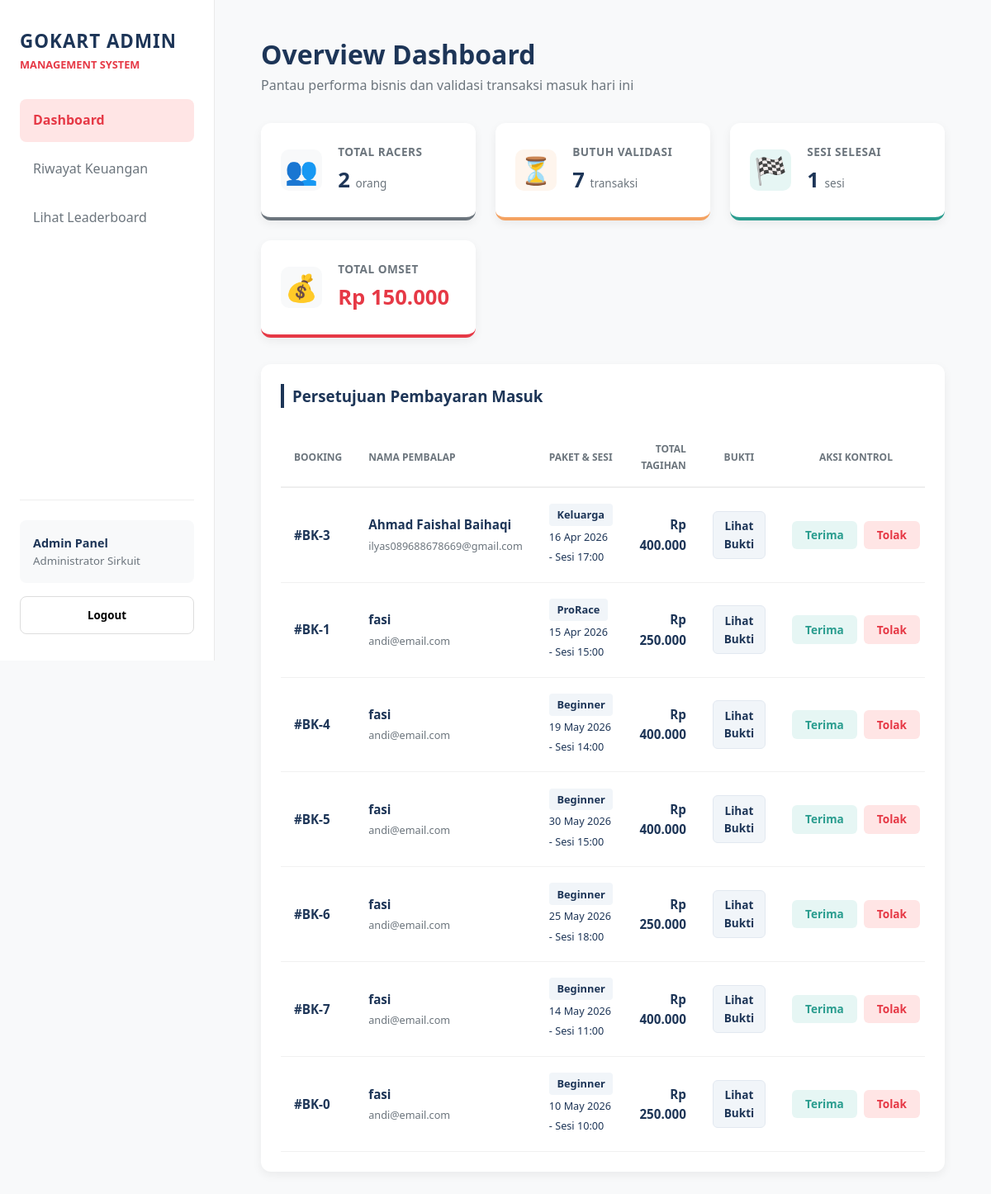
/admin/dashboard.php (signed in), run on an earlier commit of the app's database.
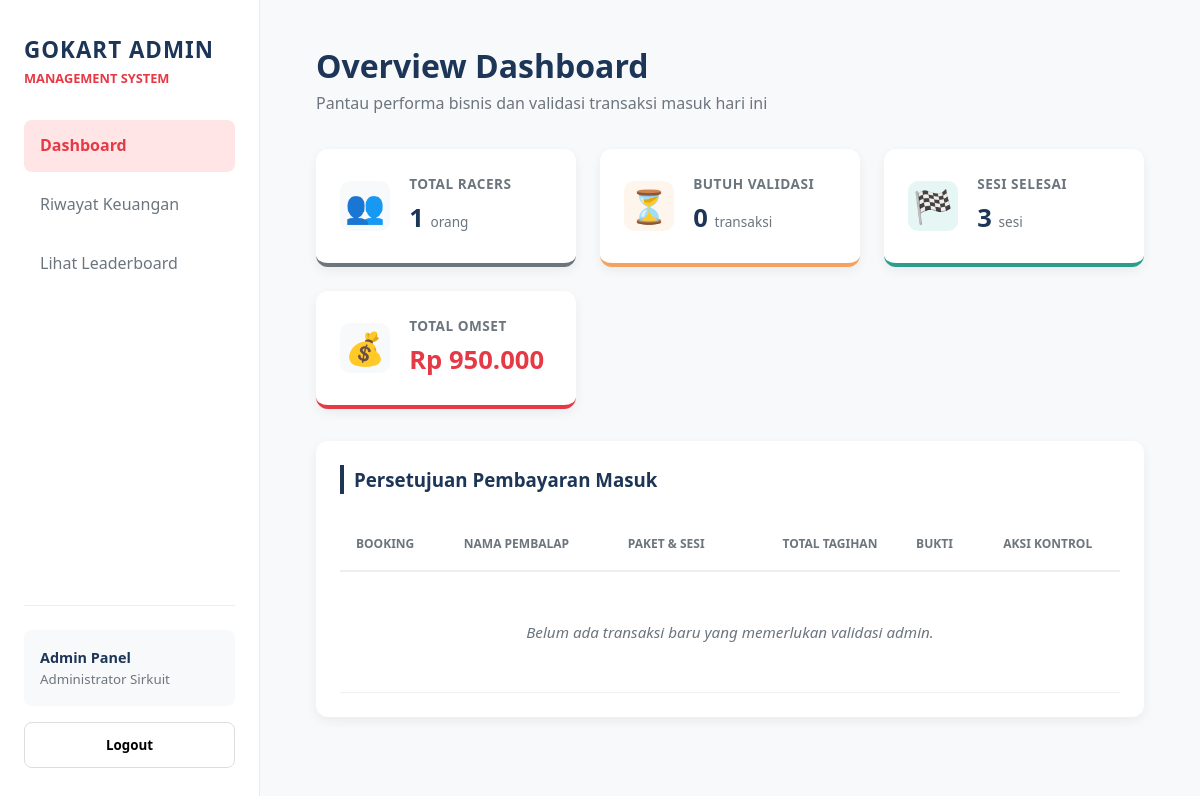
And on a later commit of the database.
### tables this page shows
CREATE TABLE `booking` (
  `id` int(11) NOT NULL,
  `user_id` int(11) DEFAULT NULL,
  `paket_id` int(11) DEFAULT NULL,
  `tanggal_booking` date DEFAULT NULL,
  `jam_booking` time DEFAULT NULL,
  `jumlah_orang` int(11) DEFAULT NULL,
  `total_harga` int(11) DEFAULT NULL,
  `status` enum('aktif','selesai','dibatalkan') DEFAULT 'aktif',
  `created_at` timestamp NOT NULL DEFAULT current_timestamp()
);

CREATE TABLE `users` (
  `id` int(11) NOT NULL,
  `nama_lengkap` varchar(100) NOT NULL,
  `nomor_hp` varchar(20) NOT NULL,
  `email` varchar(100) NOT NULL,
  `password` varchar(255) NOT NULL,
  `role` enum('admin','user') DEFAULT 'user',
  `created_at` timestamp NOT NULL DEFAULT current_timestamp(),
  `total_bermain` int(11) DEFAULT 0,
  `best_time` decimal(5,3) DEFAULT 99.999,
  `booking_aktif` int(11) DEFAULT 0
);

CREATE TABLE `paket_bermain` (
  `id` int(11) NOT NULL,
  `nama_paket` varchar(100) DEFAULT NULL,
  `deskripsi` varchar(255) DEFAULT NULL,
  `durasi_menit` int(11) DEFAULT NULL,
  `maksimal_orang` int(11) DEFAULT NULL,
  `harga` int(11) DEFAULT NULL
);

### admin/dashboard.php (the view, shortened to what this page needs)
<?php
require '../koneksi.php';
$total_users = mysqli_fetch_assoc(mysqli_query($koneksi, "SELECT COUNT(*) as total FROM users WHERE role = 'user'"))['total'];
$booking_masuk = mysqli_fetch_assoc(mysqli_query($koneksi, "SELECT COUNT(*) as total FROM booking WHERE status = 'aktif'"))['total'];
$booking_selesai = mysqli_fetch_assoc(mysqli_query($koneksi, "SELECT COUNT(*) as total FROM booking WHERE status = 'selesai'"))['total'];
$total_pendapatan = mysqli_fetch_assoc(mysqli_query($koneksi, "SELECT SUM(total_harga) as total FROM booking WHERE status = 'selesai'"))['total'];
$pembayaran_query = mysqli_query($koneksi, "
    SELECT b.*, u.nama_lengkap, u.email, p.nama_paket
    FROM booking b
    INNER JOIN users u ON b.user_id = u.id
    INNER JOIN paket_bermain p ON b.paket_id = p.id
    WHERE b.status = 'aktif'
    ORDER BY b.created_at ASC
");
?>
<!DOCTYPE html>
<html lang="id">
<head>
    <link rel="stylesheet" href="style-admin.css">
</head>
<body>
    <div class="container">
        <aside class="sidebar">
            <div class="sidebar-top">
                <div class="brand">
                    <h2>GoKart Admin</h2>
                    <p>Management System</p>
                </div>
            <ul class="nav-menu">
                <li><a href="dashboard.php" class="nav-link active"><span>Dashboard</span></a></li>
               <li><a href="riwayat_keuangan.php" class="nav-link"><span>Riwayat Keuangan</span></a></li>
               <li><a href="leaderboard.php" class="nav-link"><span>Lihat Leaderboard</span></a></li>
            </ul>
            </div>
            <div class="sidebar-bottom">
                <div class="sidebar-user">
                    <p><strong>Admin Panel</strong></p>
                    <small>Administrator Sirkuit</small>
                </div>
                <button class="logout-btn" onclick="if(confirm('Keluar dari panel admin?')) window.location.href='../logout.php'">
                    <span>Logout</span>
                </button>
            </div>
        </aside>
        <main class="main">
            <header class="header">
                <h1>Overview Dashboard</h1>
                <p>Pantau performa bisnis dan validasi transaksi masuk hari ini</p>
            </header>
            <section class="stats-grid">
                <div class="stat-card">
                    <span class="stat-icon">👥</span>
                    <div>
                        <h3>Total Racers</h3>
                        <p class="stat-number"><?= $total_users; ?> <span class="unit">orang</span></p>
                    </div>
                </div>
                <div class="stat-card alert-card">
                    <span class="stat-icon">⏳</span>
                    <div>
                        <h3>Butuh Validasi</h3>
                        <p class="stat-number"><?= $booking_masuk; ?> <span class="unit">transaksi</span></p>
                    </div>
                </div>
                <div class="stat-card success-card">
                    <span class="stat-icon">🏁</span>
                    <div>
                        <h3>Sesi Selesai</h3>
                        <p class="stat-number"><?= $booking_selesai; ?> <span class="unit">sesi</span></p>
                    </div>
                </div>
                <div class="stat-card money-card">
                    <span class="stat-icon">💰</span>
                    <div>
                        <h3>Total Omset</h3>
                        <p class="stat-number">Rp <?= number_format($total_pendapatan ?? 0, 0, ',', '.'); ?></p>
                    </div>
                </div>
            </section>
            <section class="card table-container" style="margin-top: 2rem;">
                <h3 style="border-left: 4px solid var(--dark); padding-left: 10px; margin-bottom: 1.5rem;">Persetujuan Pembayaran Masuk</h3>
                <div style="overflow-x: auto;">
                    <table class="admin-table">
                        <thead>
                            <tr>
                                <th>Booking</th>
                                <th>Nama Pembalap</th>
                                <th>Paket & Sesi</th>
                                <th style="text-align: right;">Total Tagihan</th>
                                <th style="text-align: center;">Bukti</th>
                                <th style="text-align: center;">Aksi Kontrol</th>
                            </tr>
                        </thead>
                        <tbody>
                            <?php if (mysqli_num_rows($pembayaran_query) == 0): ?>
                            <tr>
                                <td colspan="6" style="text-align: center; color: var(--gray); padding: 3rem; font-style: italic;">
                                    Belum ada transaksi baru yang memerlukan validasi admin.
                                </td>
                            </tr>
                            <?php else: ?>
                                <?php while ($row = mysqli_fetch_assoc($pembayaran_query)): ?>
                                <tr>
                                    <td><strong>#BK-<?= $row['id']; ?></strong></td>
                                    <td>
                                        <strong><?= htmlspecialchars($row['nama_lengkap']); ?></strong><br>
                                        <small style="color: var(--gray);"><?= htmlspecialchars($row['email']); ?></small>
                                    </td>
                                    <td>
                                        <span class="badge-paket"><?= htmlspecialchars($row['nama_paket']); ?></span><br>
                                        <small><?= date('d M Y', strtotime($row['tanggal_booking'])); ?> - Sesi <?= date('H:i', strtotime($row['jam_booking'])); ?></small>
                                    </td>
                                    <td style="text-align: right; font-weight: bold; color: #1d3557;">
                                        Rp <?= number_format($row['total_harga'], 0, ',', '.'); ?>
                                    </td>
                                    <td style="text-align: center;">
                                        <a href="../pembayaran/uploads/bukti_contoh.png" target="_blank" class="view-proof-btn">Lihat Bukti</a>
                                    </td>
                                    <td style="text-align: center;">
                                        <div class="action-buttons">
                                            <a href="dashboard.php?action=setujui&id=<?= $row['id']; ?>" class="btn-approve" onclick="return confirm('Setujui pembayaran transaksi ini?')">Terima</a>
                                            <a href="dashboard.php?action=tolak&id=<?= $row['id']; ?>" class="btn-reject" onclick="return confirm('Tolak/Batalkan transaksi ini?')">Tolak</a>
                                        </div>
                                    </td>
                                </tr>
                                <?php endwhile; ?>
                            <?php endif; ?>
                        </tbody>
                    </table>
                </div>
            </section>
        </main>
    </div>
</body>
</html>

What changed in the data, as far as the page shows it:
no longer on this page (row edited): booking: id "3", user.nama_lengkap "Ahmad Faishal Baihaqi", user.email "ilyas089688678669@gmail.com", paket_bermain.nama_paket "Keluarga", tanggal_booking "16 Apr 2026", jam_booking "17:00", total_harga "400.000"
no longer on this page (row edited): booking: id "1", user.nama_lengkap "fasi", user.email "andi@email.com", paket_bermain.nama_paket "ProRace", tanggal_booking "15 Apr 2026", jam_booking "15:00", total_harga "250.000"
removed booking: id "4", user.nama_lengkap "fasi", user.email "andi@email.com", paket_bermain.nama_paket "Beginner", tanggal_booking "19 May 2026", jam_booking "14:00", total_harga "400.000"
removed booking: id "5", user.nama_lengkap "fasi", user.email "andi@email.com", paket_bermain.nama_paket "Beginner", tanggal_booking "30 May 2026", jam_booking "15:00", total_harga "400.000"
removed booking: id "6", user.nama_lengkap "fasi", user.email "andi@email.com", paket_bermain.nama_paket "Beginner", tanggal_booking "25 May 2026", jam_booking "18:00", total_harga "250.000"
removed booking: id "7", user.nama_lengkap "fasi", user.email "andi@email.com", paket_bermain.nama_paket "Beginner", tanggal_booking "14 May 2026", jam_booking "11:00", total_harga "400.000"
removed booking: id "0", user.nama_lengkap "fasi", user.email "andi@email.com", paket_bermain.nama_paket "Beginner", tanggal_booking "10 May 2026", jam_booking "10:00", total_harga "250.000"
Also different on the page:
$total_users: "2" → "1"
$booking_masuk: "7" → "0"
$booking_selesai: "1" → "3"
$total_pendapatan: "150.000" → "950.000"
text now shown: "Belum ada transaksi baru yang memerlukan validasi admin."
